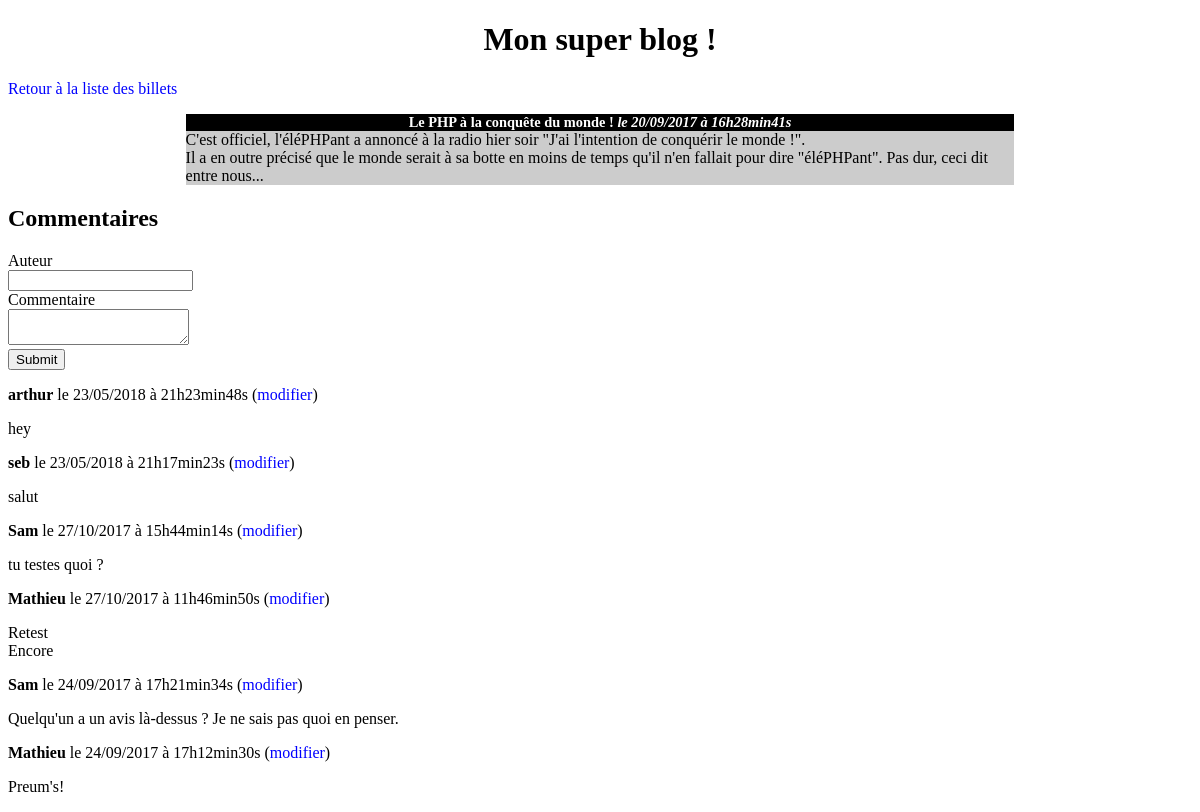
Page /index.php?action=post&id=2 on the committed database.
### tables this page shows
CREATE TABLE `posts` (
  `id` int(11) NOT NULL,
  `title` varchar(255) NOT NULL,
  `content` text NOT NULL,
  `creation_date` datetime NOT NULL
);

CREATE TABLE `comments` (
  `id` int(11) NOT NULL,
  `post_id` int(11) NOT NULL,
  `author` varchar(255) NOT NULL,
  `comment` text NOT NULL,
  `comment_date` datetime NOT NULL
);

### controller/frontend.php (called while the page is built, shortened)
<?php
require_once('model/PostManager.php');
require_once('model/CommentManager.php');
function post()
{
    $postManager = new PostManager();
    $commentManager = new CommentManager();
    $post = $postManager->getPost($_GET['id']);
    $comments = $commentManager->getComments($_GET['id']);
    require('view/frontend/postView.php');
}

### model/PostManager.php (called while the page is built, shortened)
<?php
class PostManager extends Manager
{
    public function getPost($postId)
    {
        $db = $this->dbConnect();
        $req = $db->prepare('SELECT id, title, content, DATE_FORMAT(creation_date, "%d/%m/%Y à %Hh%imin%ss") AS creation_date_fr FROM posts WHERE id = ?');
        $req->execute(array($postId));
        $post = $req->fetch();
        return $post;
    }
}

### model/CommentManager.php (called while the page is built, shortened)
<?php
class CommentManager extends Manager
{
    public function getComments($postId)
    {
        $db = $this->dbConnect();
        $sql = 'SELECT id, author, comment, DATE_FORMAT(comment_date, "%d/%m/%Y à %Hh%imin%ss") AS comment_date_fr FROM comments WHERE post_id = ? ORDER BY comment_date DESC';
        $comments = $db->prepare($sql);
        $comments->execute(array($postId));
        return $comments;
    }
}

### view/frontend/postView.php (the view, shortened to what this page needs)
<h1>Mon super blog !</h1>
<p><a href="index.php">Retour à la liste des billets</a></p>
<div class="news">
    <h3>
        <?= htmlspecialchars($post['title']) ?>
        <em>le <?= $post['creation_date_fr'] ?></em>
    </h3>
    <p>
        <?= nl2br(htmlspecialchars($post['content'])) ?>
    </p>
</div>
<h2>Commentaires</h2>
<form action="index.php?action=addComment&amp;id=<?= $post['id'] ?>" method="post">
    <div>
        <label for="author">Auteur</label><br />
        <input type="text" id="author" name="author" />
    </div>
    <div>
        <label for="comment">Commentaire</label><br />
        <textarea id="comment" name="comment"></textarea>
    </div>
    <div>
        <input type="submit" />
    </div>
</form>
<?php
while ($comment = $comments->fetch())
{
?>
    <p><strong><?= htmlspecialchars($comment['author']) ?></strong> le <?= $comment['comment_date_fr'] ?> (<a href="index.php?action=update&amp;id=<?= $post['id']?>&amp;c_id=<?= $comment['id']?>">modifier</a>)</p>
    <p><?= nl2br(htmlspecialchars($comment['comment'])) ?></p>
<?php
}
?>
<?php $content = ob_get_clean(); ?>
<?php require('template.php'); ?>

### index.php (shortened to what this page needs)
<?php
require('controller/frontend.php');
try {
    if (isset($_GET['action'])) {
        if ($_GET['action'] == 'listPosts') {
            listPosts();
        }
        elseif ($_GET['action'] == 'post') {
            if (isset($_GET['id']) && $_GET['id'] > 0) {
                post();
            }
            else {
                throw new Exception('Aucun identifiant de billet envoyé');
            }
          }
    }
    else {
        listPosts();
    }
}
catch(Exception $e) {
    echo 'Erreur : ' . $e->getMessage();
}

### view/frontend/template.php (shortened to what this page needs)
<!DOCTYPE html>
<html>
    <head>
        <link href="public/css/style.css" rel="stylesheet" />
    </head>
    <body>
        <?= $content ?>
    </body>
</html>

### public/css/style.css (style rules this page uses)
h1, h3 { text-align:center; }
h3 { background-color:black; color:white; font-size:0.9em; margin-bottom:0px; }
.news p { background-color:#CCCCCC; margin-top:0px; }
.news { width:70%; margin:auto; }
a { text-decoration: none; color: blue; }

### rows in the picture
posts: title "Le PHP à la conquête du monde !", content "C'est officiel, l'éléPHPant a annoncé à la radio hier soir \"J'ai l'intention de conquérir le monde !\". Il a en outre précisé que le monde serait à sa botte en moins de temps qu'il n'en fallait pour dire \"éléPHPant\". Pas dur, ceci dit entre nous..."
comments: author "arthur", comment_date_fr "23/05/2018 à 21h23min48s", comment "hey"
comments: author "seb", comment_date_fr "23/05/2018 à 21h17min23s", comment "salut"
comments: author "Sam", comment_date_fr "27/10/2017 à 15h44min14s", comment "tu testes quoi ?"
comments: author "Mathieu", comment_date_fr "27/10/2017 à 11h46min50s", comment "Retest Encore"
comments: author "Sam", comment_date_fr "24/09/2017 à 17h21min34s", comment "Quelqu'un a un avis là-dessus ? Je ne sais pas quoi en penser."
comments: author "Mathieu", comment_date_fr "24/09/2017 à 17h12min30s", comment "Preum's!"

### other values in the picture
$post['creation_date_fr'] "20/09/2017 à 16h28min41s"
